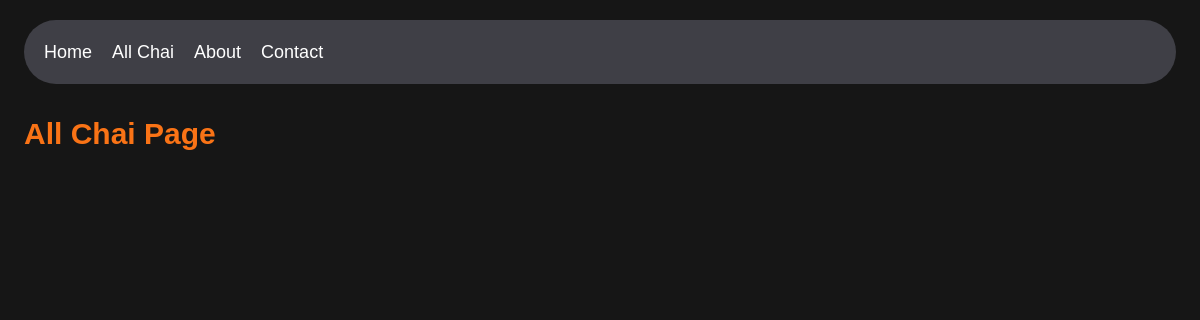
The app's page /chai/, older data.
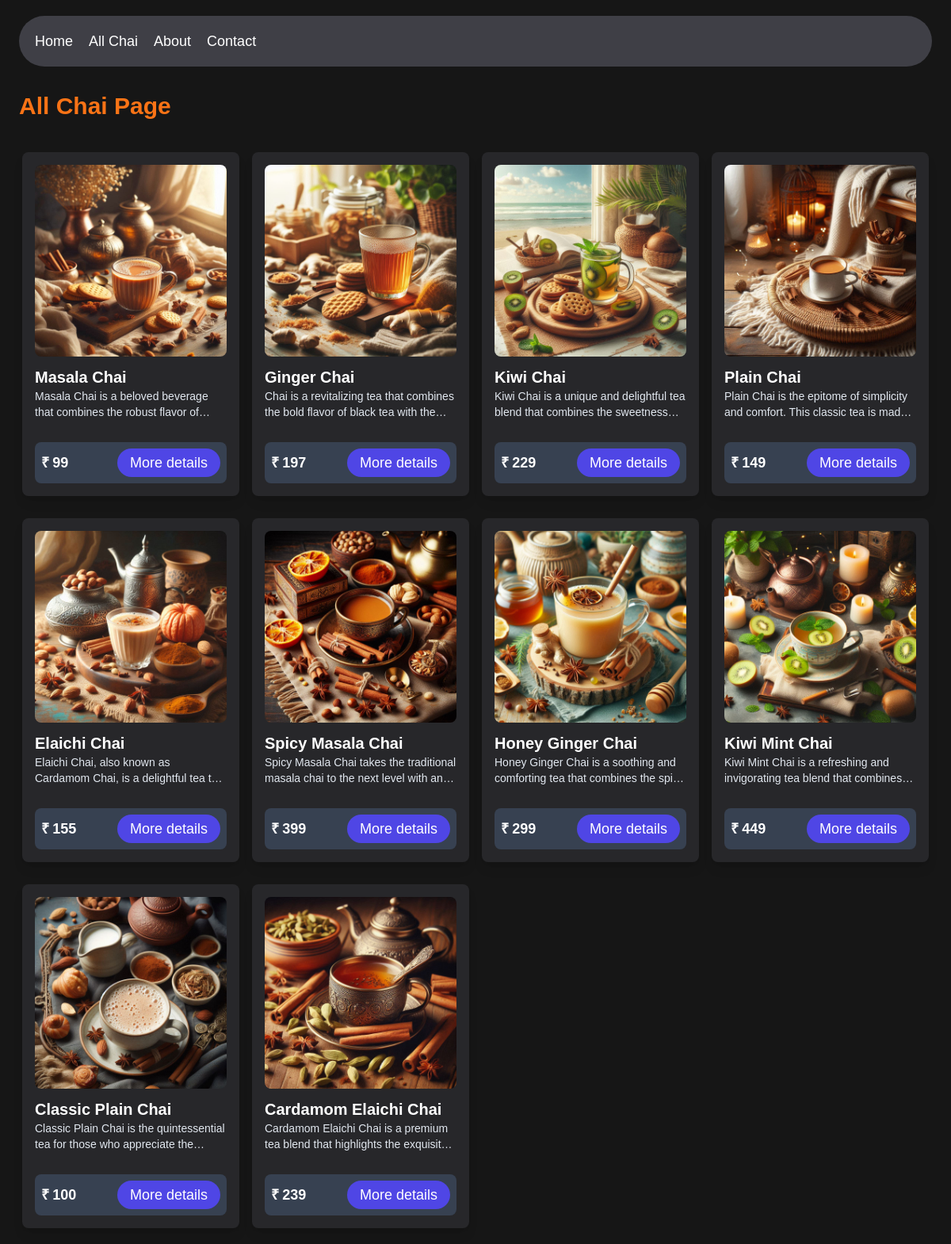
The same page, newer data.
### chai/models.py (models this page shows, shortened)
class ChaiVariety(models.Model):
    CHAI_TYPE_CHOICES = [
    ('ML', 'MASALA'),
    ('GR', 'GINGER'),
    ('KL', 'KIWI'),
    ('PL', 'PLAIN'),
    ('EL', 'ELAICHI'),
  ]
    name = models.CharField(max_length=100)
    description = models.TextField(default='')
    price = models.CharField(max_length=50, default=0)
    image = models.ImageField(upload_to='chais/')
    date_added = models.DateTimeField(default=timezone.now)
    type = models.CharField(max_length=2, choices=CHAI_TYPE_CHOICES, default='ML')

### chai/views.py (the view)
# urls.py: path('', views.all_chai, name='all_chai'),
def all_chai(request):
  chais = ChaiVariety.objects.all()
  return render(request, 'all_chai.html', {'chais': chais})

### chai/templates/all_chai.html (shortened to what this page needs)
{% extends "base.html" %}
{% block content %}
<h1 class="text-3xl text-orange-500 font-semibold">All Chai Page</h1>
<div class="mt-10 px-1 grid grid-cols-2 md:grid-cols-3 lg:grid-cols-4 gap-5 gap-x-4 md:gap-y-7">
    {% for chai in chais %}
    <div
        class="chai-item flex flex-col gap-3 p-4 bg-zinc-800 rounded-lg shadow-lg transition-transform transform hover:scale-105">
        <img src="{{ chai.image.url }}" alt="{{ chai.name }}" class="rounded-lg">
        <div>
            <h3 class="text-lg sm:text-xl font-semibold line-clamp-2 text-white">{{ chai.name }}</h3>
            <p class="text-xs sm:text-sm text-slate-200 line-clamp-2">{{ chai.description }}</p>
        </div>
        <div class="w-full flex gap-2 items-center justify-between mt-4 p-2 bg-gray-700 rounded-lg">
            <div class="flex gap-1 text-base sm:text-lg text-white font-bold">₹<span>{{ chai.price }}</span></div>
            <a href="{% url 'chai_detail' chai.id %}"
                class="px-4 py-1 bg-indigo-600 rounded-full hover:bg-indigo-700 text-sm sm:text-lg text-white">More
                details</a>
        </div>
    </div>
    {% endfor %}
</div>
{% endblock %}

### templates/base.html (shortened to what this page needs)
{% load static tailwind_tags %}
<!DOCTYPE html>
<html lang="en">
<head>
    <link rel="stylesheet" href="{% static 'style.css' %}">
    {% tailwind_css %}
</head>
<body>
    <main class="sm:px-6 px-3 sm:py-5 py-4">
        <nav class="h-16 bg-zinc-700 rounded-full flex items-center sm:gap-5 gap-4 sm:px-5 px-3.5">
            <a href="/" class="text-lg text-white hover:text-slate-400">Home</a>
            <a href="/chai" class="text-lg text-white hover:text-slate-400">All Chai</a>
            <a href="/about" class="text-lg text-white hover:text-slate-400">About</a>
            <a href="/contact" class="text-lg text-white hover:text-slate-400">Contact</a>
        </nav>
        <main class="pt-8 min-h-full">
            {% block content %}
            {% endblock %}
        </main>
    </main>
</body>
</html>

### static/style.css (style rules this page uses)
body { background-color: #161616; font-family: Arial, sans-serif; color: #fff; }

Row changes from the older to the newer data that the page shows:
added ChaiVariety: image (picture), name "Masala Chai", description "Masala Chai is a beloved beverage that combines the robust flavor…", price "99"
added ChaiVariety: image (picture), name "Ginger Chai", description "Chai is a revitalizing tea that combines the bold flavor of black tea with…", price "197"
added ChaiVariety: image (picture), name "Kiwi Chai", description "Kiwi Chai is a unique and delightful tea blend that combines the…", price "229"
added ChaiVariety: image (picture), name "Plain Chai", description "Plain Chai is the epitome of simplicity and comfort. This classic tea is…", price "149"
added ChaiVariety: image (picture), name "Elaichi Chai", description "Elaichi Chai, also known as Cardamom Chai, is a delightful tea…", price "155"
added ChaiVariety: image (picture), name "Spicy Masala Chai", description "Spicy Masala Chai takes the traditional masala chai to the next level with…", price "399"
added ChaiVariety: image (picture), name "Honey Ginger Chai", description "Honey Ginger Chai is a soothing and comforting tea that combines the…", price "299"
added ChaiVariety: image (picture), name "Kiwi Mint Chai", description "Kiwi Mint Chai is a refreshing and invigorating tea blend that…", price "449"
added ChaiVariety: image (picture), name "Classic Plain Chai", description "Classic Plain Chai is the quintessential tea for those who appreciate…", price "100"
added ChaiVariety: image (picture), name "Cardamom Elaichi Chai", description "Cardamom Elaichi Chai is a premium tea blend that highlights the…", price "239"
